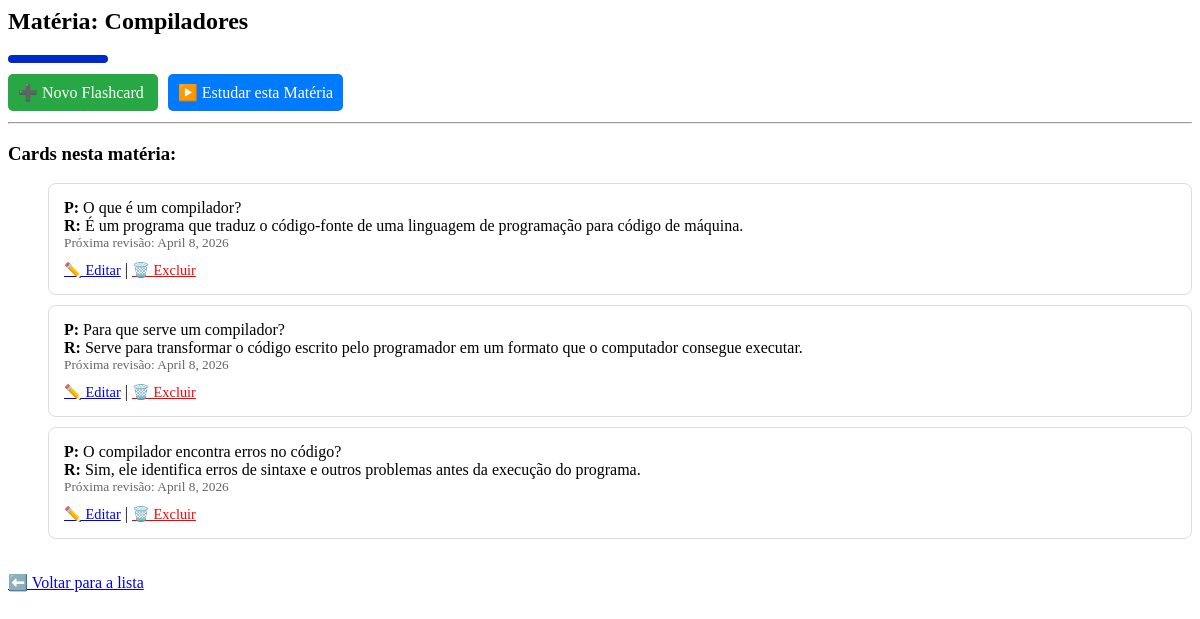
The app's page /materias/6/ (signed in), older data.
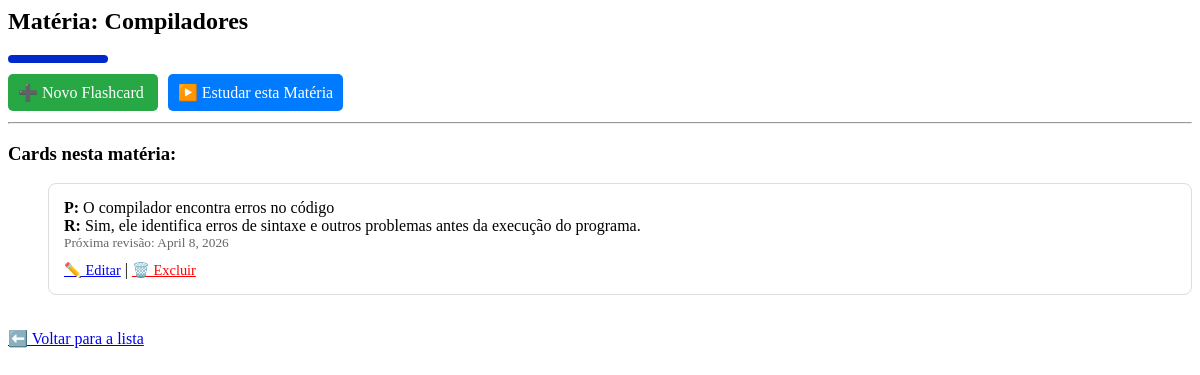
The same page, newer data.
### flashcards/models.py (models this page shows, shortened)
class Flashcard(models.Model):
    subject = models.ForeignKey(Subject, on_delete=models.CASCADE, related_name='cards')
    question = models.TextField() # Pergunta do card
    answer = models.TextField()   # Resposta do card
    next_review = models.DateField(auto_now_add=True) # Data da próxima revisão
    ease_factor = models.FloatField(default=2.5)      # Dificuldade do card
    interval = models.IntegerField(default=0)         # Dias até a próxima revisão

### subjects/views.py (the view)
# urls.py: path('<int:pk>/', views.materia_detalhes, name='materia_detalhes'),
def materia_detalhes(request, pk):
    materia = get_object_or_404(Subject, pk=pk, user=request.user)
    cards = Flashcard.objects.filter(subject=materia)
    return render(request, 'subjects/materia_detalhes.html', {
        'materia': materia,
        'cards': cards
    })

### subjects/templates/subjects/materia_detalhes.html (shortened to what this page needs)
<h2>Matéria: {{ materia.name }}</h2>
<div style="background: {{ materia.color }}; height: 8px; width: 100px; border-radius: 5px; margin-bottom: 20px;"></div>
<div style="margin-bottom: 20px;">
    <a href="{% url 'novo_flashcard' materia.id %}" style="background-color: #28a745; color: white; padding: 10px; text-decoration: none; border-radius: 5px;">
        ➕ Novo Flashcard
    </a>
    <a href="{% url 'sessao_revisao' materia.id %}" style="background-color: #007bff; color: white; padding: 10px; text-decoration: none; border-radius: 5px; margin-left: 10px;">
        ▶️ Estudar esta Matéria
    </a>
</div>
<hr>
<h3>Cards nesta matéria:</h3>
{% if cards %}
    <ul>
        {% for card in cards %}
        <li style="border: 1px solid #ddd; padding: 15px; margin-bottom: 10px; list-style: none; border-radius: 8px; background: #fff;">
            <strong>P:</strong> {{ card.question }} <br>
            <strong>R:</strong> {{ card.answer }} <br>
            <small style="color: #666;">Próxima revisão: {{ card.next_review }}</small>
            <div style="margin-top: 10px;">
                <a href="{% url 'editar_flashcard' card.id %}" style="font-size: 0.9em;">✏️ Editar</a> |
                <a href="{% url 'excluir_flashcard' card.id %}" style="color: red; font-size: 0.9em;">🗑️ Excluir</a>
            </div>
        </li>
        {% endfor %}
    </ul>
{% else %}
    <p>Nenhum flashcard criado para esta matéria ainda. Comece criando um!</p>
{% endif %}
<a href="{% url 'lista_materias' %}">⬅️ Voltar para a lista</a>

Row changes from the older to the newer data that the page shows:
removed Flashcard: question "O que é um compilador?", answer "É um programa que traduz o código-fonte de uma linguagem de programação para código de máquina.", next_review "April 8, 2026"
removed Flashcard: question "Para que serve um compilador?", answer "Serve para transformar o código escrito pelo programador em um formato que o computador consegue executar.", next_review "April 8, 2026"
changed Flashcard: question "O compilador encontra erros no código?" → "O compilador encontra erros no código"
